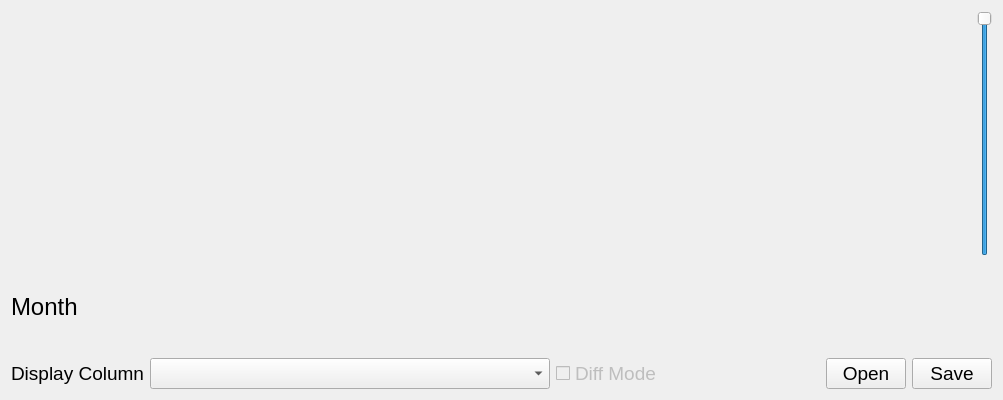
<?xml version="1.0" encoding="UTF-8"?>
<ui version="4.0">
 <class>MainWindow</class>
 <widget class="QMainWindow" name="MainWindow">
  <property name="geometry">
   <rect>
    <x>0</x>
    <y>0</y>
    <width>1003</width>
    <height>400</height>
   </rect>
  </property>
  <property name="windowTitle">
   <string>Please Open Your Data File ...</string>
  </property>
  <property name="styleSheet">
   <string notr="true">s</string>
  </property>
  <widget class="QWidget" name="centralWidget">
   <layout class="QVBoxLayout" name="verticalLayout">
    <item>
     <layout class="QHBoxLayout" name="horizontalLayout_3">
      <item>
       <widget class="DataEdit" name="dataEdit" native="true">
        <property name="sizePolicy">
         <sizepolicy hsizetype="Preferred" vsizetype="Preferred">
          <horstretch>0</horstretch>
          <verstretch>1</verstretch>
         </sizepolicy>
        </property>
       </widget>
      </item>
      <item>
       <widget class="QSlider" name="valueSlider">
        <property name="minimum">
         <number>1</number>
        </property>
        <property name="maximum">
         <number>100</number>
        </property>
        <property name="sliderPosition">
         <number>100</number>
        </property>
        <property name="orientation">
         <enum>Qt::Vertical</enum>
        </property>
       </widget>
      </item>
     </layout>
    </item>
    <item>
     <layout class="QHBoxLayout" name="horizontalLayout">
      <item>
       <widget class="QLabel" name="lblMonth">
        <property name="font">
         <font>
          <pointsize>18</pointsize>
         </font>
        </property>
        <property name="text">
         <string>Month</string>
        </property>
       </widget>
      </item>
      <item>
       <widget class="DataScroll" name="dataScroll" native="true">
        <property name="sizePolicy">
         <sizepolicy hsizetype="Preferred" vsizetype="Fixed">
          <horstretch>1</horstretch>
          <verstretch>0</verstretch>
         </sizepolicy>
        </property>
        <property name="minimumSize">
         <size>
          <width>0</width>
          <height>90</height>
         </size>
        </property>
        <property name="maximumSize">
         <size>
          <width>16777215</width>
          <height>90</height>
         </size>
        </property>
       </widget>
      </item>
     </layout>
    </item>
    <item>
     <layout class="QHBoxLayout" name="horizontalLayout_2">
      <item>
       <widget class="QLabel" name="label">
        <property name="font">
         <font>
          <pointsize>14</pointsize>
         </font>
        </property>
        <property name="text">
         <string>Display Column</string>
        </property>
       </widget>
      </item>
      <item>
       <widget class="QComboBox" name="selFeature">
        <property name="minimumSize">
         <size>
          <width>400</width>
          <height>0</height>
         </size>
        </property>
        <property name="font">
         <font>
          <pointsize>14</pointsize>
         </font>
        </property>
       </widget>
      </item>
      <item>
       <widget class="QCheckBox" name="chkLabel2">
        <property name="enabled">
         <bool>false</bool>
        </property>
        <property name="font">
         <font>
          <pointsize>14</pointsize>
         </font>
        </property>
        <property name="text">
         <string>Diff Mode</string>
        </property>
        <property name="checkable">
         <bool>true</bool>
        </property>
       </widget>
      </item>
      <item>
       <spacer name="horizontalSpacer">
        <property name="orientation">
         <enum>Qt::Horizontal</enum>
        </property>
        <property name="sizeHint" stdset="0">
         <size>
          <width>40</width>
          <height>14</height>
         </size>
        </property>
       </spacer>
      </item>
      <item>
       <widget class="QPushButton" name="btnOpen">
        <property name="font">
         <font>
          <pointsize>14</pointsize>
         </font>
        </property>
        <property name="text">
         <string>Open</string>
        </property>
       </widget>
      </item>
      <item>
       <widget class="QPushButton" name="btnSave">
        <property name="font">
         <font>
          <pointsize>14</pointsize>
         </font>
        </property>
        <property name="text">
         <string>Save</string>
        </property>
       </widget>
      </item>
     </layout>
    </item>
   </layout>
  </widget>
 </widget>
 <layoutdefault spacing="6" margin="11"/>
 <customwidgets>
  <customwidget>
   <class>DataScroll</class>
   <extends>QWidget</extends>
   <header>datascroll.h</header>
   <container>1</container>
   <slots>
    <signal>selectionChanged()</signal>
    <signal>startIndexChanged()</signal>
   </slots>
  </customwidget>
  <customwidget>
   <class>DataEdit</class>
   <extends>QWidget</extends>
   <header>dataedit.h</header>
   <container>1</container>
   <slots>
    <signal>dataRangeChanged(qreal,qreal)</signal>
    <signal>dataModified()</signal>
   </slots>
  </customwidget>
 </customwidgets>
 <resources/>
 <connections/>
</ui>
